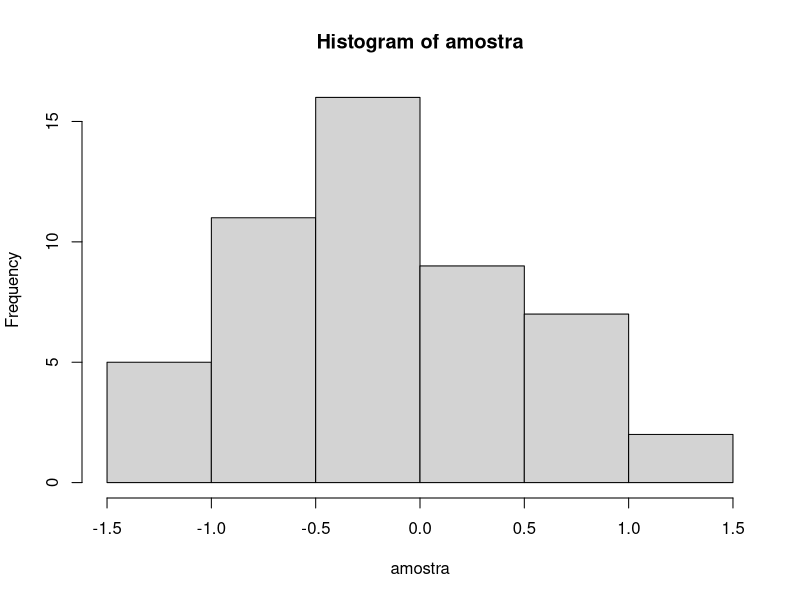

The R script that drew this image:
# Aplicando o método da aceitação-rejeição em um exemplo -----------------------

# Geração de Gaussianas via Cauchy padrão

# Testando para uma observação
M <- 1.520347
# Gerando as amostras aleatórias
U <- runif(1)
y <- rcauchy(1)

# Calculando o possível valor da amostra
temp <- dnorm(y)/M*dcauchy(y)

# Verificando se o valor pertencera a amostra
if(U <= temp){
  x <- y
} else{ # Refazendo iterações até que um valor seja assumido para a amostra
  j <- 1
  while(U > temp){
    U <- runif(1)
    y <- rcauchy(1)
    temp <- dnorm(y)/M*dcauchy(y)
    j <- j + 1
  }
  x <- y
  paste0("Total de Iterações: ", j)
}

#  Função do gerador de Gaussianas através de Cauchy's pelo método da 
# aceitação-rejeição

gerador_gaussiana <- function(n, M = 1.520347){
  
  # Vetor para armazenar a amostra gerada
  x <- c()
  
  for(i in 1:n){
    # Gerando as amostras aleatórias
    U <- runif(1)
    y <- rcauchy(1)
    
    # Calculando o possível valor da amostra da iteração i
    temp <- dnorm(y)/M*dcauchy(y)
    
    # Verificando se o valor pertencera a amostra
    if(U <= temp){
      x[i] <- y
    } else{ # Refazendo iterações até que um valor seja assumido para a amostra
      while(U > temp){
        U <- runif(1)
        y <- rcauchy(1)
        temp <- dnorm(y)/M*dcauchy(y)
      }
      x[i] <- y
    }
  }
  
  return(x)
  
}

# Verificando se a amostra veio de uma distribuição Gaussiana
amostra <- gerador_gaussiana(50, 3)
hist(amostra)

shapiro.test(amostra)
